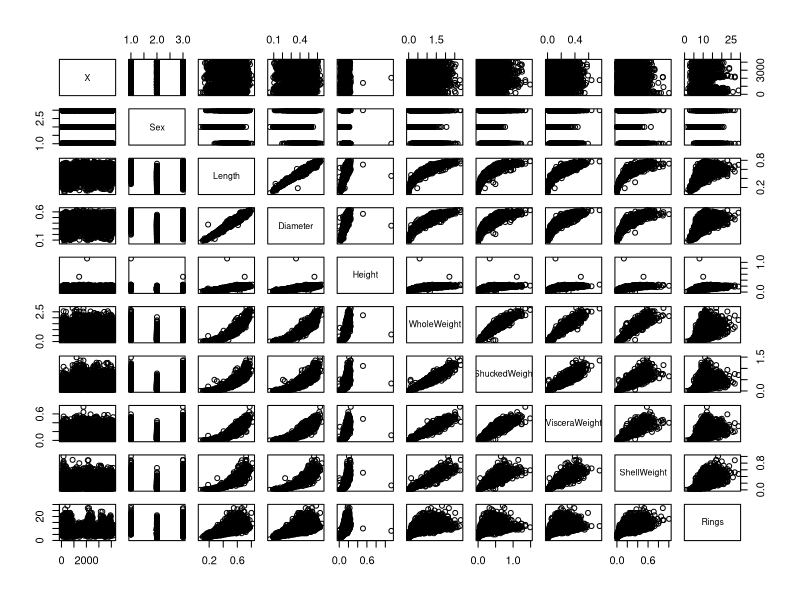
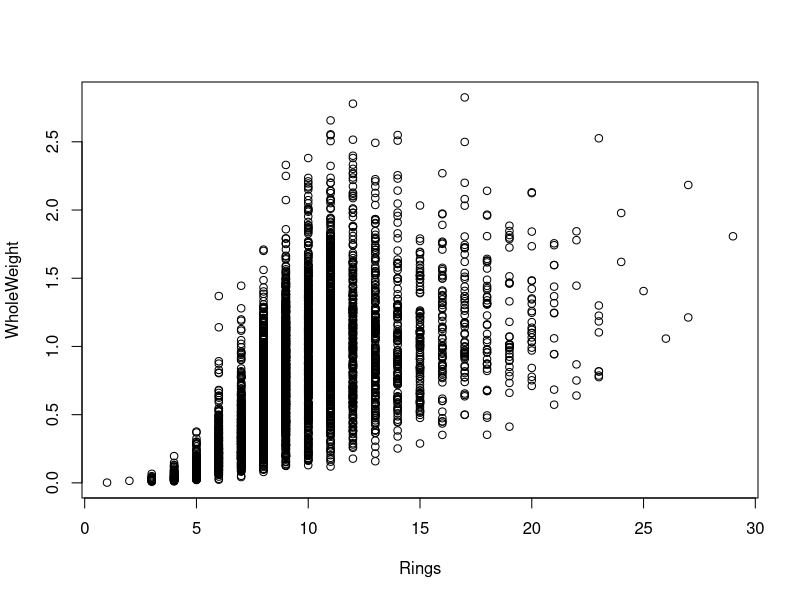

R code for these plots, in order: (Note: this script raises an error after producing the figures.)
## ---- chunk 1
# Load cetacean.csv
getwd()

data <- read.csv("Data/Cetaceans.csv")

#Subset data to only include those entries from Scotland

names(data)
class(data$Age)
str(data)

scots <- subset(data, Location == "Scotland")

#How many entries are in the database?

length(scots)
dim(scots)
str(scots)

#How many unique species are in the Scotland database?



#What is the range of the ages in the Scotland database?



#Subset the original data to only include those entries from Scotland that are also from the Phocoenaphocoena and greater than 8 years of age. 



#Subset the database to only include those entries that are not from Scotland



#Plot the age distribution of cetacean from Scotland and Spain in boxplots by species and location. 



#Plot the age distribution of cetaceans by Dolphin.ID from Scotland and from Spain. Use a dot plot, make the Spain points orange and the Scotland points blue. 


## ---- chunk 2
#how do I load the `tidyverse` package

## ---- chunk 3
#how do I load my `abalone.csv` file and create a new dataframe?

data <- read.csv("Data/abalone.csv")
## ---- chunk 4
#how do I plot the entire dataset for an exploratory check?
plot(data)

#how do I plot Whole Weight over age?
plot(WholeWeight ~ Rings, data = data)

#how do I change this plot to distinguish between males and females?
males <- subset(data, Sex == "M")
females <- subset(data, Sex == "F")

plot(WholeWeight ~ Rings, data = females, xlim=range(data$Rings), ylim=range(data$WholeWeight), pch=19, col=alpha("red", 0.25), cex=1)

points(WholeWeight ~ Rings, data = males, xlim=range(data$Rings), ylim=range(data$WholeWeight), pch=19, col=alpha("blue", 0.25), cex=1)

#how can I create separate plots for males and females using facets in ggplot?

ggplot(data, aes(Rings, WholeWeight)) +
  geom_point(aes(color=Sex)) +
  facet_grid(~Sex)
## ---- chunk 5
#load the shark and ray brain size file as an object call bs

bs <- read.csv("Data/brain.data.csv")


#Plot the entire data set for exploration and hypothesis generation

plot(bs)

plot(bs)[,c("telencephalon":"body.mass")]

summary(bs)

#Create a new column that is a combination of telencephalon size and medulla size

transmute(bs, tel.med = telencephalon + medulla) 


#Create a new database that summarizes `bs` and has columns that count the number of species and mean body mass per habitat type. Hint: use `group_by` `summarize`.

new.dat <- bs %>%
  group_by(habitat) %>%
  summarise(numspec = length(species),
            mean.body = mean(body.mass))


## ---- chunk 6
bs %>%
  group_by(superorder) %>%
  mutate(body.mass = log10(body.mass)) %>%
  mutate(mean.body = mean(body.mass)) %>%
  mutate(rel.body = body.mass - mean.body) %>%
  group_by(.) %>%
  ggplot(aes(x = depth, y = rel.body)) +
  geom_point(aes(color=superorder)) +
  facet_wrap(~class)

